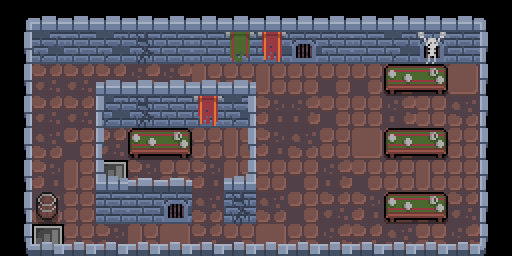

Below is a game level as drawn by its tile map, then a one-line description and the .tmx file that defines it, in full:
An orthogonal 16x8 tile map with 32x32 px tiles, 3 tile layers (Floor, Walls, Decoration) and 35 objects.

<map version="1.10" tiledversion="1.10.1" orientation="orthogonal" renderorder="right-down" width="16" height="8" tilewidth="32" tileheight="32" infinite="0" nextlayerid="6" nextobjectid="20">
 <editorsettings>
  <export target="map1.lua" format="lua" />
 </editorsettings>
 <tileset firstgid="1" name="full tilemap" tilewidth="32" tileheight="32" tilecount="72" columns="9">
  <image source="../tiles/full tilemap.png" width="288" height="256" />
  <tile id="39">
   <objectgroup draworder="index" id="2">
    <object id="1" x="0" y="16" width="8" height="16" />
   </objectgroup>
  </tile>
  <tile id="40">
   <objectgroup draworder="index" id="2">
    <object id="1" x="24" y="16" width="8" height="16" />
   </objectgroup>
  </tile>
  <tile id="42">
   <objectgroup draworder="index" id="2">
    <object id="1" x="0" y="0" width="32" height="16" />
   </objectgroup>
  </tile>
  <tile id="43">
   <objectgroup draworder="index" id="2">
    <object id="1" x="0" y="0" width="32" height="16" />
   </objectgroup>
  </tile>
  <tile id="44">
   <objectgroup draworder="index" id="2">
    <object id="1" x="0" y="0" width="32" height="16" />
   </objectgroup>
  </tile>
  <tile id="48">
   <objectgroup draworder="index" id="2">
    <object id="1" x="0" y="0" width="8" height="32" />
   </objectgroup>
  </tile>
  <tile id="49">
   <objectgroup draworder="index" id="2">
    <object id="1" x="24" y="0" width="8" height="32" />
   </objectgroup>
  </tile>
  <tile id="51">
   <objectgroup draworder="index" id="2">
    <object id="1" x="0" y="0" width="32" height="16" />
   </objectgroup>
  </tile>
  <tile id="52">
   <objectgroup draworder="index" id="2">
    <object id="1" x="0" y="0" width="32" height="16" />
   </objectgroup>
  </tile>
  <tile id="53">
   <objectgroup draworder="index" id="2">
    <object id="1" x="0" y="0" width="32" height="16" />
   </objectgroup>
  </tile>
  <tile id="55">
   <objectgroup draworder="index" id="2">
    <object id="1" x="0" y="24" width="32" height="8" />
   </objectgroup>
  </tile>
  <tile id="56">
   <objectgroup draworder="index" id="2">
    <object id="1" x="0" y="24" width="32" height="8" />
   </objectgroup>
  </tile>
  <tile id="57">
   <objectgroup draworder="index" id="2">
    <object id="1" x="0" y="0" width="8" height="32" />
   </objectgroup>
  </tile>
  <tile id="58">
   <objectgroup draworder="index" id="2">
    <object id="1" x="24" y="0" width="8" height="32" />
   </objectgroup>
  </tile>
  <tile id="59">
   <objectgroup draworder="index" id="2">
    <object id="1" x="0" y="24" width="32" height="8" />
   </objectgroup>
  </tile>
  <tile id="64">
   <objectgroup draworder="index" id="2">
    <object id="1" x="0" y="0" width="8" height="32" />
    <object id="3" x="8" y="24" width="24" height="8" />
   </objectgroup>
  </tile>
  <tile id="65">
   <objectgroup draworder="index" id="2">
    <object id="1" x="0" y="24" width="32" height="8" />
   </objectgroup>
  </tile>
  <tile id="68">
   <objectgroup draworder="index" id="2">
    <object id="1" x="0" y="24" width="32" height="8" />
    <object id="2" x="24" y="0" width="8" height="24" />
   </objectgroup>
  </tile>
 </tileset>
 <layer id="2" name="Floor" width="16" height="8">
  <data encoding="csv">
0,0,0,0,0,0,0,0,0,0,0,0,0,0,0,0,
0,52,43,52,54,45,43,44,52,53,44,43,52,53,43,0,
0,23,23,23,31,31,22,12,22,12,21,21,21,23,13,0,
0,23,23,52,54,44,45,52,30,31,21,12,31,12,32,0,
0,32,21,23,23,23,12,22,30,32,12,13,21,23,12,0,
0,30,22,29,30,12,30,22,12,21,31,21,12,22,12,0,
0,32,12,43,43,53,32,54,32,21,23,30,13,32,23,0,
0,29,12,30,22,13,23,21,13,12,31,23,32,12,31,0
</data>
 </layer>
 <layer id="1" name="Walls" width="16" height="8">
  <data encoding="csv">
41,66,66,66,66,66,66,66,66,66,66,66,66,66,66,40,
50,0,0,0,0,0,0,0,0,0,0,0,0,0,0,49,
50,0,0,66,66,66,66,66,0,0,0,0,0,0,0,49,
50,0,0,49,0,0,0,50,0,0,0,0,0,0,0,49,
50,0,0,49,0,0,0,50,0,0,0,0,0,0,0,49,
50,0,0,65,57,57,0,69,0,0,0,0,0,0,0,49,
50,0,0,0,0,0,0,0,0,0,0,0,0,0,0,49,
59,60,60,60,60,60,60,60,60,60,60,60,60,60,60,58
</data>
 </layer>
 <layer id="3" name="Decoration" width="16" height="8">
  <data encoding="csv">
0,0,0,0,0,0,0,0,0,0,0,0,0,0,0,0,
0,0,0,0,0,0,0,4,5,0,0,0,0,14,0,0,
0,0,0,0,0,0,0,0,0,0,0,0,10,11,0,0,
0,0,0,0,0,0,5,0,0,0,0,0,0,0,0,0,
0,0,0,0,10,11,0,0,0,0,0,0,10,11,0,0,
0,0,0,0,0,0,0,0,0,0,0,0,0,0,0,0,
0,2,0,0,0,0,0,0,0,0,0,0,10,11,0,0,
0,0,0,0,0,0,0,0,0,0,0,0,0,0,0,0
</data>
 </layer>
 <objectgroup id="4" name="collision">
  <properties>
   <property name="collidable" type="bool" value="true" />
  </properties>
  <object id="1" x="24" y="16" width="464" height="32" />
  <object id="2" x="24" y="48" width="8" height="208" />
  <object id="3" x="32" y="248" width="448" height="8" />
  <object id="4" x="480" y="48" width="8" height="208" />
  <object id="5" x="384" y="64" width="64" height="16" />
  <object id="6" x="384" y="128" width="64" height="16" />
  <object id="7" x="384" y="192" width="64" height="16" />
  <object id="8" x="96" y="192" width="96" height="16" />
  <object id="9" x="224" y="192" width="32" height="16" />
  <object id="10" x="248" y="96" width="8" height="96" />
  <object id="11" x="96" y="96" width="8" height="96" />
  <object id="12" x="104" y="96" width="144" height="16" />
  <object id="13" x="128" y="128" width="64" height="24" />
  <object id="16" x="40" y="192" width="16" height="16" />
 </objectgroup>
 <objectgroup id="5" name="MapChange">
  <object id="18" x="32" y="224" width="32" height="24">
   <properties>
    <property name="map" value="map2" />
    <property name="spawn" value="490, 96" />
   </properties>
  </object>
 </objectgroup>
</map>